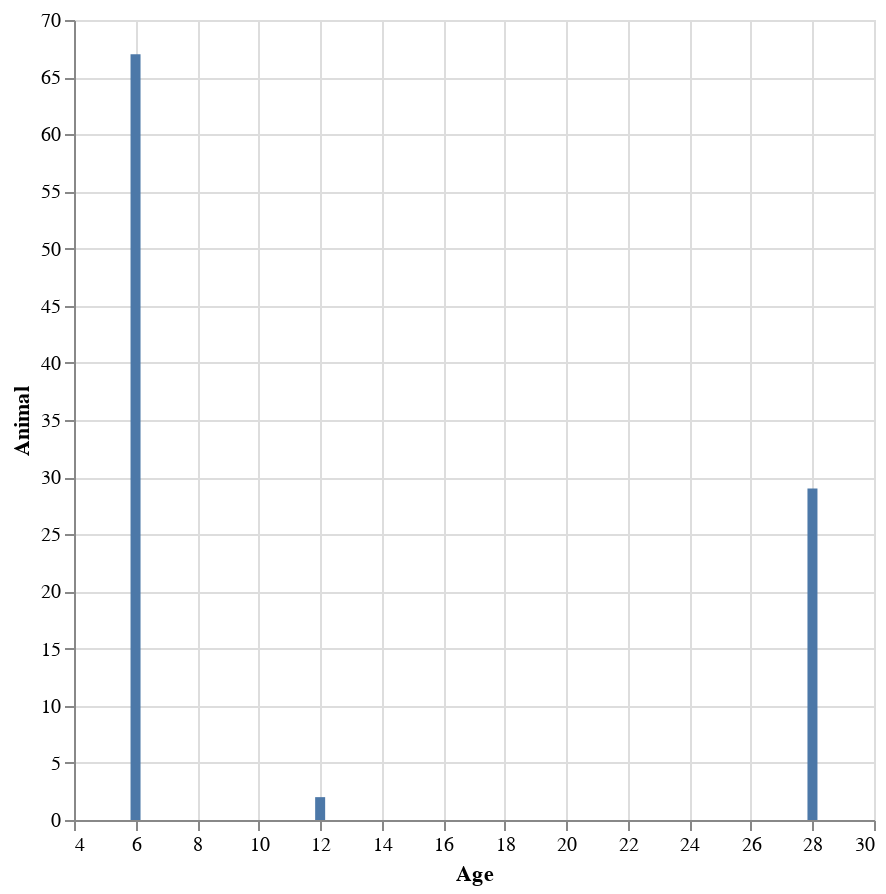

The cell this chart's notebook holds for it:
### Code cell
enc = encoding
                    . position X [ PName "Age", PmType Quantitative]
                    . position Y [ PName "Animal", PmType Quantitative ]
                    -- . color cluster
                    -- . shape cluster

-- scaleOpts = [ SType ScLog, SDomain (DNumbers [3.5, 32]), SNice (IsNice False) ]
cluster = [ MName "Year"]

-- dat = (VL.VLData, either (error . show) id $ A.eitherDecode "['x',  'y']")

dat = (dataFromColumns [ ] 
  . dataColumn "Animal" (Numbers [ 29, 2, 67 ])
  . dataColumn "Age" (Numbers [ 28, 12, 6 ])
  . dataColumn "Year" (Strings [ "2010", "2014", "2015" ])) []

vlShow $ toVegaLite [ 
            dat,
            mark Bar []
            , enc []
            , width 400
            , height 400
            ]

### Figure 1 — Vega-Lite specification as saved in the notebook (floating-point values rounded to 4 significant figures)
{"height": 400, "data": {"values": [{"Age": 28, "Animal": 29, "Year": "2010"}, {"Age": 12, "Animal": 2, "Year": "2014"}, {"Age": 6, "Animal": 67, "Year": "2015"}]}, "$schema": "https://vega.github.io/schema/vega-lite/v4.json", "encoding": {"y": {"type": "quantitative", "field": "Animal"}, "x": {"type": "quantitative", "field": "Age"}}, "mark": "bar", "width": 400}
